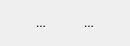
<?xml version="1.0" encoding="UTF-8"?>
<ui version="4.0">
 <class>CPlayShow</class>
 <widget class="QDialog" name="CPlayShow">
  <property name="geometry">
   <rect>
    <x>0</x>
    <y>0</y>
    <width>130</width>
    <height>46</height>
   </rect>
  </property>
  <property name="windowTitle">
   <string>Play</string>
  </property>
  <layout class="QVBoxLayout" name="verticalLayout">
   <item>
    <layout class="QHBoxLayout" name="horizontalLayout">
     <item>
      <widget class="QToolButton" name="reviewPrev">
       <property name="text">
        <string>...</string>
       </property>
       <property name="icon">
        <iconset>
         <normaloff>:/resources/review_prev.ico</normaloff>:/resources/review_prev.ico</iconset>
       </property>
       <property name="iconSize">
        <size>
         <width>16</width>
         <height>16</height>
        </size>
       </property>
       <property name="autoRaise">
        <bool>true</bool>
       </property>
      </widget>
     </item>
     <item>
      <widget class="QToolButton" name="reviewNext">
       <property name="text">
        <string>...</string>
       </property>
       <property name="icon">
        <iconset>
         <normaloff>:/resources/review_next.ico</normaloff>:/resources/review_next.ico</iconset>
       </property>
       <property name="iconSize">
        <size>
         <width>16</width>
         <height>16</height>
        </size>
       </property>
       <property name="autoRaise">
        <bool>true</bool>
       </property>
      </widget>
     </item>
    </layout>
   </item>
  </layout>
 </widget>
 <resources/>
 <connections/>
</ui>
